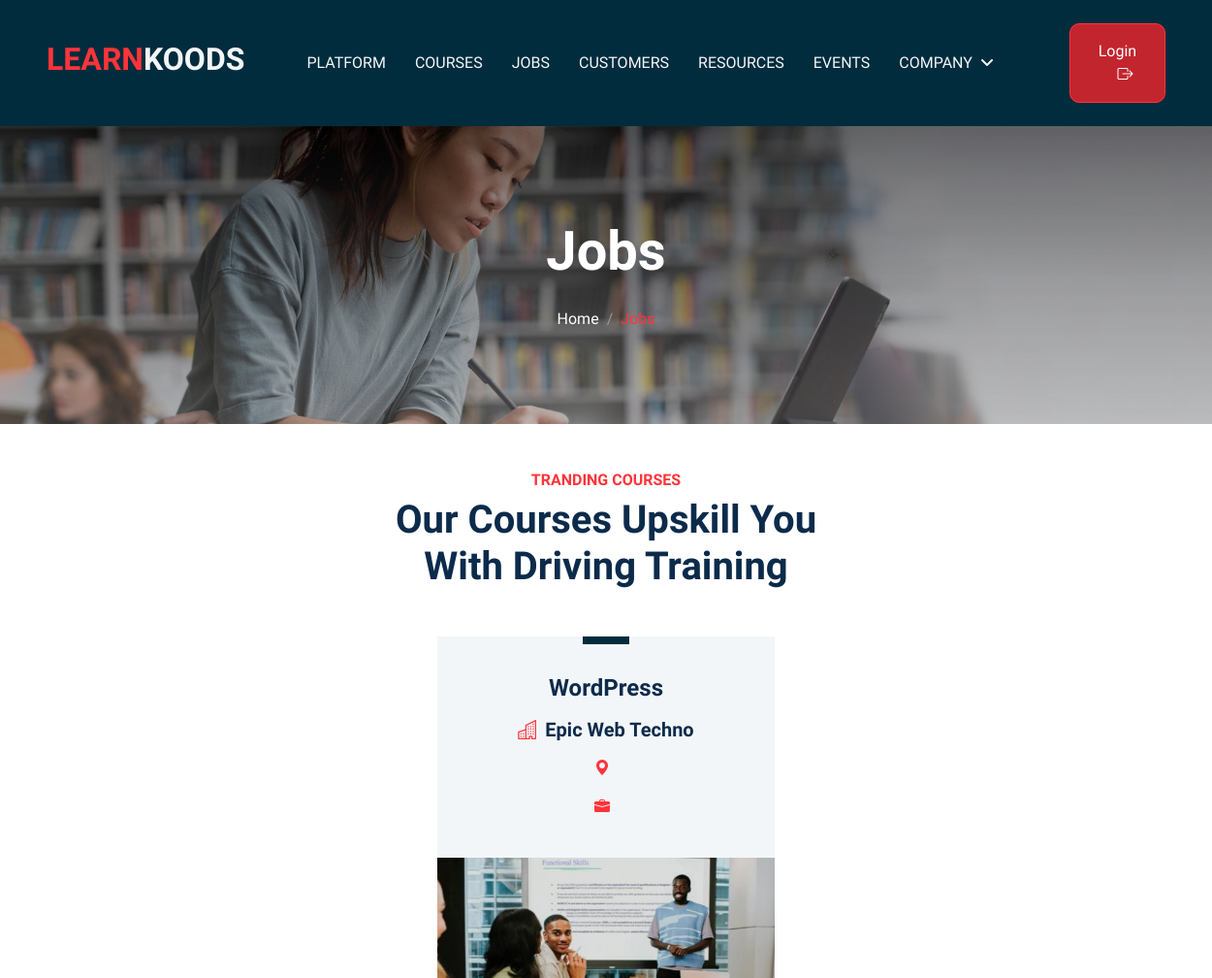
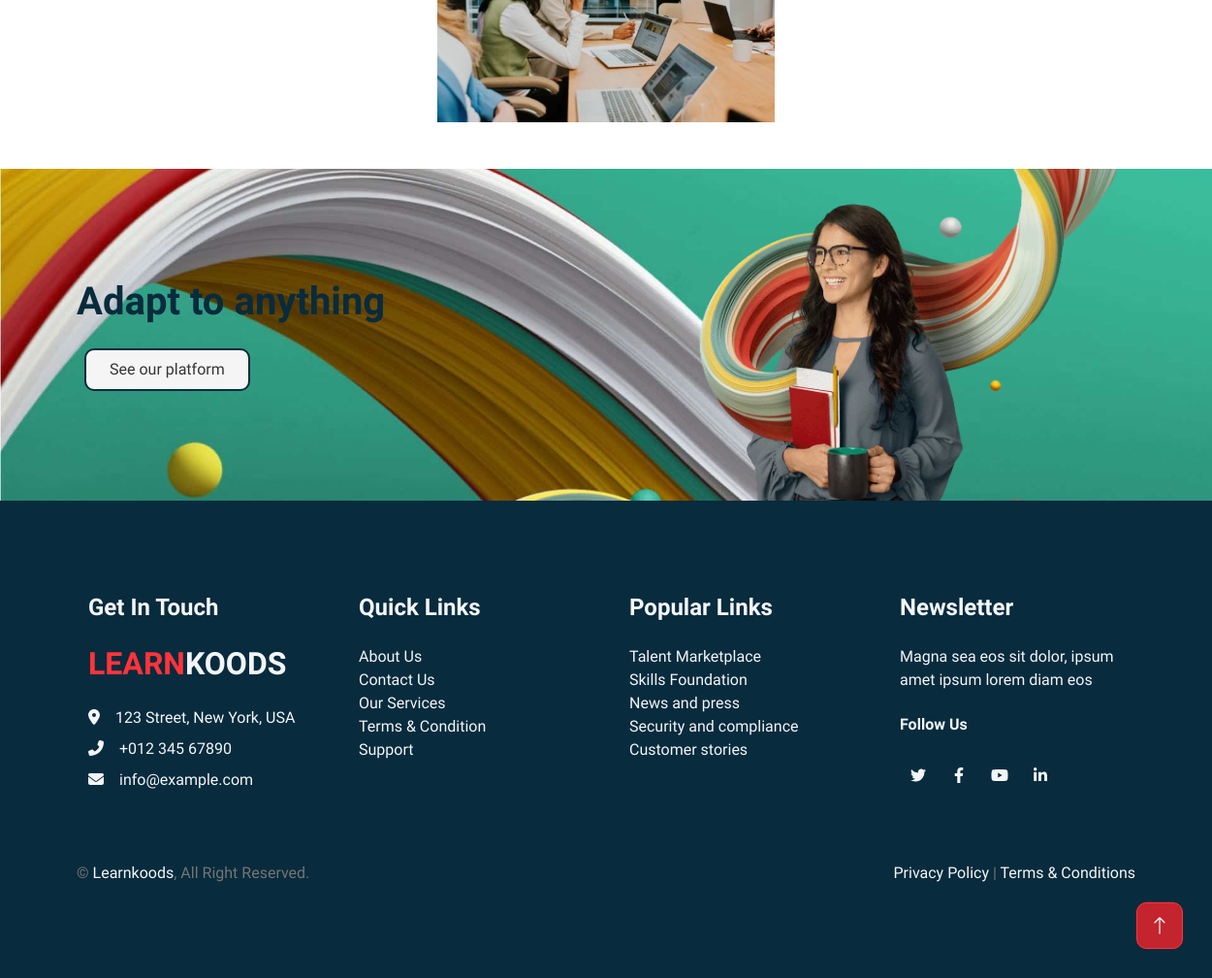
The page /jobs/ on the database as committed earlier (2 pictures, top to bottom).
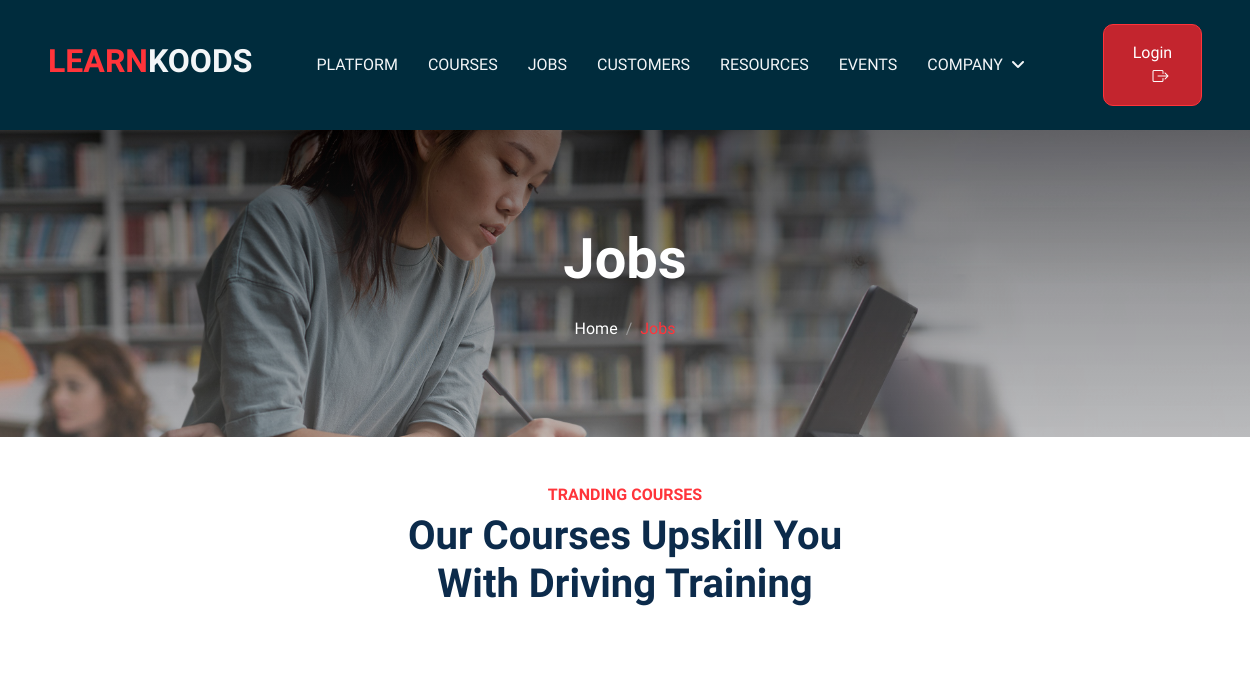
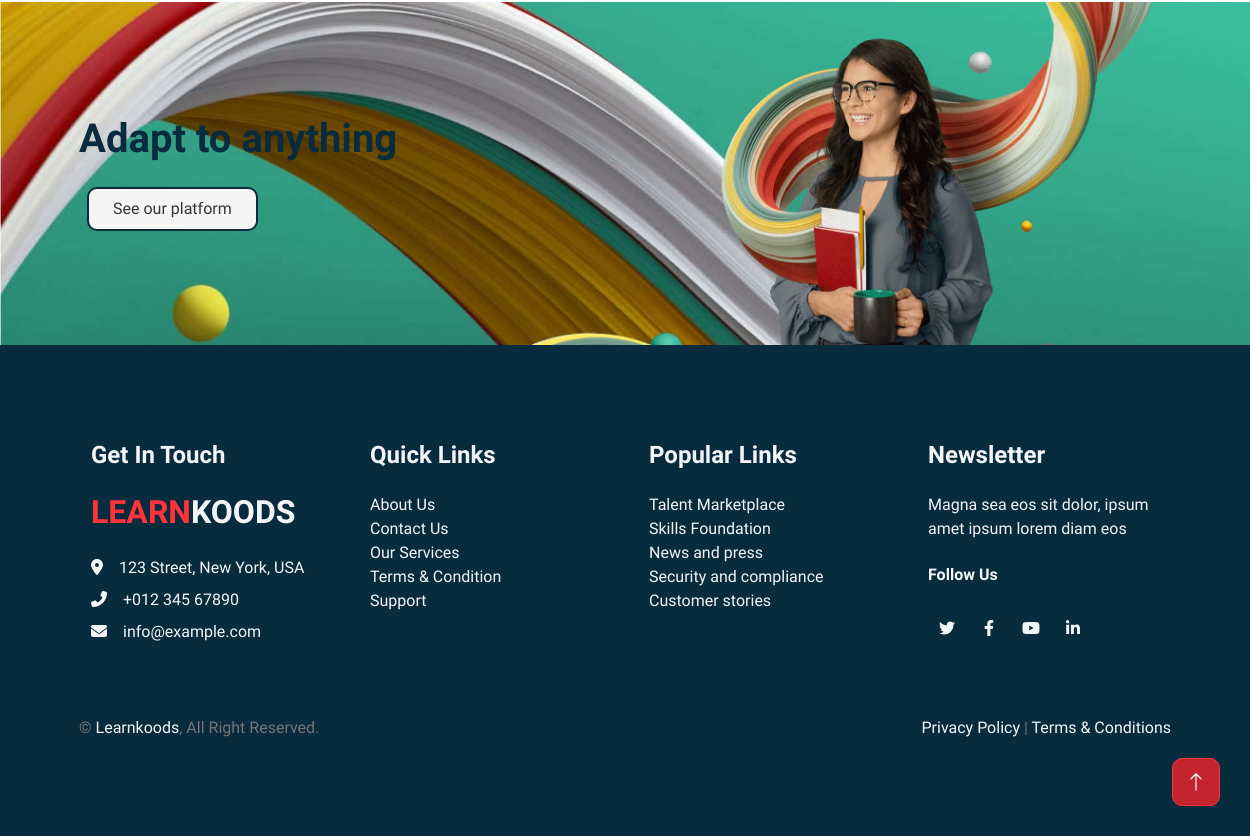
The same page on the database as committed later (2 pictures, top to bottom).
### jobs/models.py (models this page shows, shortened)
class Job(models.Model):
    job_id = models.AutoField(primary_key=True)
    user = models.ForeignKey(User, on_delete=models.CASCADE,null=True,blank=True,default=None)
    category = models.ForeignKey(Category,on_delete=models.CASCADE,null = True)
    job_title = models.CharField(max_length=100)
    job_type = models.CharField(choices=JOB_TYPE,default=None, null = True,max_length=50)
    exp_required = models.CharField(max_length=100)
    skills_req =  models.ManyToManyField(skil)
    job_des = HTMLField(blank=True, null=True)
    min_salary = models.DecimalField(
        max_digits=10,
        decimal_places=2,
        null=True,
        blank=True,
        verbose_name="Minimum Salary",
        help_text="Enter the minimum salary for this job (e.g., 50000.00)",
    )
    max_salary = models.DecimalField(
        max_digits=10,
        decimal_places=2,
        null=True,
        blank=True,
        verbose_name="Maximum Salary",
        help_text="Enter the maximum salary for this job (e.g., 80000.00)",
    )
    company = models.CharField(max_length=100,null=False,default=None)
    location = models.CharField(max_length=250)
    company_desc = HTMLField(blank=True, null=True)
    url = models.URLField(max_length=200)
    timestamp = models.DateTimeField(auto_now=True)
    job_image = models.ImageField(upload_to='job/', default = "job/jobs-1.jpg")
    job_slug = AutoSlugField(populate_from = 'get_full_slug',unique=True,null=True,default=None)
    is_published = models.BooleanField(default=False)
    is_closed = models.BooleanField(default=False)
    def get_full_slug(self):
        return f"{self.job_title} at {self.company}"

### koods/views.py (the view, shortened to what this page needs)
# urls.py: path('jobs/', views.Jobs),
def Jobs(request):
    jobData = Job.objects.all().order_by("-timestamp")
    data={
        'title':'Jobs',
        'jobData':jobData
    }
    return render(request,"jobs.html",data)

### templates/jobs.html (shortened to what this page needs)
{% extends 'base.html' %}
{% block content %}
  <section>
    <div class="container-fluid page-header py-6 mt-6 mt-0 wow fadeIn" data-wow-delay="0.1s">
      <div class="container text-center">
        <h1 class="display-4 text-white animated slideInDown mb-4">Jobs</h1>
        <nav aria-label="breadcrumb animated slideInDown">
          <ol class="breadcrumb justify-content-center mb-0">
            <li class="breadcrumb-item">
              <a class="text-white" href="/">Home</a>
            </li>
            <li class="breadcrumb-item text-primary active" aria-current="page">Jobs</li>
          </ol>
        </nav>
      </div>
    </div>
    <div class="container-xxl">
      <div class="container my-5">
        <div class="text-center mx-auto mb-5 wow fadeInUp" data-wow-delay="0.1s" style="max-width: 500px;">
          <h6 class="text-primary text-uppercase mb-2">Tranding Courses</h6>
          <h1 class="display-6 mb-4">Our Courses Upskill You With Driving Training</h1>
        </div>
        <div class="row g-4 justify-content-center">
          {% for n in jobData %}
            <div class="col-lg-4 col-md-6 wow fadeInUp" data-wow-delay="0.1s">
              <div class="courses-item d-flex flex-column bg-light overflow-hidden h-100">
                <div class="text-center p-4 pt-0">
                  <div class="d-inline-block bg-primary text-white fs-5 py-1 px-4 mb-4">
                  </div>
                  <h4 class="mb-3">{{ n.job_title }}</h4>
                  <h5 class="mb-3"><i class="bi bi-building text-primary me-2"></i>{{ n.company }}</h5>
                  <p class="mb-3">
                    <i class="bi bi-geo-alt-fill text-primary me-2"></i>{{ n.location }}
                  </p>
                  <p class="mb-3">
                    <i class="bi bi-briefcase-fill text-primary me-2"></i>{{ n.exp_required }}
                  </p>
                </div>
                <div class="position-relative mt-auto">
                  {% if n.job_image != null %}
                    <img class="img-fluid-new" src="/media/{{ n.job_image }}" alt="" />
                  {% endif %}
                </div>
              </div>
            </div>
          {% endfor %}
        </div>
      </div>
    </div>
  </section>
{% endblock %}

Rows that differ between the two databases and show on the page:
removed Job: job_title "WordPress", company "Epic Web Techno", job_image (picture)
